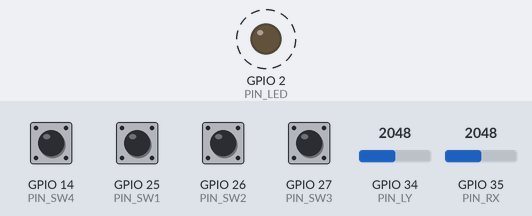
Bench run of a sketch on a simulated ESP32. On the bench: output pins drawn as LEDs (lit = HIGH). Dashed ring = blinking. The inputs (shaded band) are chosen by the test bench; at power-on: GPIO 14 (PIN_SW4), GPIO 25 (PIN_SW1), GPIO 26 (PIN_SW2), GPIO 27 (PIN_SW3) HIGH, GPIO 34 (PIN_LY) = 2048, GPIO 35 (PIN_RX) = 2048. What the sketch prints to the serial monitor is not drawn.

Above: at 0.7 s.
Timing chart, 0 to 3.6 s (numbered marks = the images above):
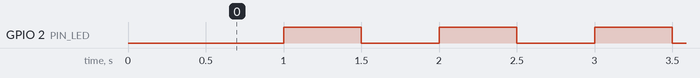

The sketch:

remote_tegang.ino
```cpp
/*
  TEGANG - Firmware REMOTE universal  (v1.0)
  Board  : ESP32 Dev Module (WROOM-32 / WROOM-32U), Arduino-ESP32 core 3.x
  Library: hanya bawaan core (WiFi, esp_now)

  Remote ini TIDAK tahu apa-apa soal robot: dia cuma mengirim nilai mentah
  (4 sumbu -1000..1000 + 4 switch). Arti sumbu/switch ditentukan di firmware penerima.

  Untuk TEGANG:  LY (stick kiri, maju+) = kecepatan maju/mundur
                 RX (stick kanan, kanan+) = belok
                 SW1 = ARM (OFF lalu ON)    SW2 = E-STOP (ON = berhenti)

  LANGKAH PERTAMA: upload robot_tegang, buka Serial Monitor robot, catat "MAC robot",
  lalu isi ROBOT_MAC di bawah. Kalau dibiarkan nol, remote mengirim broadcast
  (tanpa ACK/retry, hanya untuk uji sebentar).
*/

#include <Arduino.h>
#include <WiFi.h>
#include <esp_now.h>
#include <esp_wifi.h>
#include "tegang_protocol.h"

// ====================== PIN REMOTE ======================
// Sumbu analog WAJIB pin ADC1 (GPIO 32-39). ADC2 mati saat WiFi/ESP-NOW aktif.
#define PIN_LX   32     // stick kiri X   (belum dipakai TEGANG)
#define PIN_LY   34     // stick kiri Y   (maju/mundur)
#define PIN_RX   35     // stick kanan X  (belok)
#define PIN_RY   33     // stick kanan Y  (belum dipakai TEGANG)
#define PIN_SW1  25
#define PIN_SW2  26
#define PIN_SW3  27
#define PIN_SW4  14
#define PIN_RBAT 36     // opsional: pembagi 100k/100k dari baterai remote
#define PIN_LED  2

// ====================== KONFIGURASI ======================
// MAC ESP32 ROBOT (lihat Serial Monitor robot saat boot). Nol semua = broadcast.
static uint8_t ROBOT_MAC[6] = {0x00, 0x00, 0x00, 0x00, 0x00, 0x00};

// Sumbu yang dipasang? 0 = tidak dibaca (nilai 0), supaya pin mengambang tidak mengirim noise.
static const bool USE_AXIS[4]    = {false, true, true, false};   // LX, LY, RX, RY
// Balik arah sumbu bila perlu. Default: stick ke DEPAN = ADC rendah (sesuai kode awal lu).
static const bool INVERT_AXIS[4] = {false, true, false, false};
static const int  DEADZONE_ADC   = 150;                          // di sekitar titik tengah
#define USE_RBAT 0                                                // 1 = ukur baterai remote di GPIO 36
#define SEND_INTERVAL_MS 20                                      // 50 Hz

// ====================== GLOBAL ======================
static const int AXIS_PIN[4] = {PIN_LX, PIN_LY, PIN_RX, PIN_RY};
static const int SW_PIN[4]   = {PIN_SW1, PIN_SW2, PIN_SW3, PIN_SW4};
int axisCenter[4] = {2048, 2048, 2048, 2048};
uint8_t swStable = 0;            // bit i = switch i+1 ON (sudah di-debounce)
uint8_t swCount[4] = {0, 0, 0, 0};
uint16_t seq = 0;
bool useBroadcast = false;

// status terakhir dari robot
RobotStatusPacket lastStatus;
volatile bool statusValid = false;
volatile uint32_t lastStatusMs = 0;

// ====================== UTILITAS ======================
static bool macAllZero(const uint8_t *m) {
  for (int i = 0; i < 6; i++) if (m[i]) return false;
  return true;
}
static int readAvg(int pin) {
  int s = 0;
  for (int i = 0; i < 4; i++) s += analogRead(pin);
  return s / 4;
}
// 0..4095 -> -1000..1000 dengan titik tengah hasil kalibrasi dan deadzone
static int16_t scaleAxis(int raw, int center, bool invert) {
  float v;
  if (raw > center + DEADZONE_ADC)      v = (raw - center - DEADZONE_ADC) / (float)(4095 - center - DEADZONE_ADC);
  else if (raw < center - DEADZONE_ADC) v = (raw - center + DEADZONE_ADC) / (float)(center - DEADZONE_ADC);
  else                                  v = 0.0f;
  if (v > 1.0f) v = 1.0f;
  if (v < -1.0f) v = -1.0f;
  if (invert) v = -v;
  return (int16_t)(v * 1000.0f);
}
static void updateSwitches() {
  for (int i = 0; i < 4; i++) {
    bool raw = (digitalRead(SW_PIN[i]) == LOW);            // INPUT_PULLUP: ditekan/ON = LOW
    bool cur = (swStable >> i) & 1;
    if (raw == cur) { swCount[i] = 0; continue; }
    if (++swCount[i] >= 3) {                               // 3 x 20 ms stabil = sah
      if (raw) swStable |= (1 << i); else swStable &= ~(1 << i);
      swCount[i] = 0;
    }
  }
}

// ====================== ESP-NOW ======================
void onRecv(const esp_now_recv_info_t *info, const uint8_t *data, int len) {
  if (len != (int)sizeof(RobotStatusPacket)) return;
  RobotStatusPacket s;
  memcpy(&s, data, sizeof(s));
  if (s.ver != PKT_VER_STATUS) return;
  if (s.crc != tegangCrc8((const uint8_t *)&s, sizeof(s) - 1)) return;
  lastStatus = s;
  lastStatusMs = millis();
  statusValid = true;
}

void calibrateSticks() {
  Serial.println("Kalibrasi joystick: JANGAN SENTUH stick selama 1 detik...");
  for (int i = 0; i < 4; i++) {
    if (!USE_AXIS[i]) continue;
    long sum = 0;
    for (int k = 0; k < 64; k++) { sum += analogRead(AXIS_PIN[i]); delay(2); }
    axisCenter[i] = (int)(sum / 64);
    Serial.printf("  sumbu %d titik tengah = %d\n", i, axisCenter[i]);
  }
}

void setup() {
  Serial.begin(115200);
  delay(300);
  Serial.println("\n=== TEGANG remote v1.0 ===");
  pinMode(PIN_LED, OUTPUT);
  for (int i = 0; i < 4; i++) pinMode(SW_PIN[i], INPUT_PULLUP);
  for (int i = 0; i < 4; i++) if (USE_AXIS[i]) pinMode(AXIS_PIN[i], INPUT);
  calibrateSticks();

  WiFi.mode(WIFI_STA);
  WiFi.disconnect();
  esp_wifi_set_ps(WIFI_PS_NONE);
  esp_wifi_set_promiscuous(true);
  esp_wifi_set_channel(ESPNOW_CHANNEL, WIFI_SECOND_CHAN_NONE);
  esp_wifi_set_promiscuous(false);
  Serial.print("MAC remote (isi ke REMOTE_MAC di robot bila mau filter): ");
  Serial.println(WiFi.macAddress());

  if (esp_now_init() != ESP_OK) {
    Serial.println("ESP-NOW GAGAL inisialisasi");
    for (;;) { digitalWrite(PIN_LED, !digitalRead(PIN_LED)); delay(100); }
  }
  esp_now_register_recv_cb(onRecv);

  useBroadcast = macAllZero(ROBOT_MAC);
  if (useBroadcast) {
    memset(ROBOT_MAC, 0xFF, 6);
    Serial.println("PERINGATAN: ROBOT_MAC belum diisi -> broadcast (tanpa ACK). Isi MAC robot.");
  }
  esp_now_peer_info_t peer;
  memset(&peer, 0, sizeof(peer));
  memcpy(peer.peer_addr, ROBOT_MAC, 6);
  peer.channel = ESPNOW_CHANNEL;
  peer.ifidx = WIFI_IF_STA;
  peer.encrypt = false;
  if (esp_now_add_peer(&peer) != ESP_OK) {
    Serial.println("Gagal menambah peer");
    for (;;) { digitalWrite(PIN_LED, !digitalRead(PIN_LED)); delay(100); }
  }
  Serial.println("Siap. SW1 OFF lalu ON untuk ARM robot. SW2 ON = E-STOP.");
}

void loop() {
  static uint32_t lastSend = 0, lastPrint = 0;
  uint32_t now = millis();

  // LED: dari status robot
  if (statusValid && now - lastStatusMs < 1000) {
    switch (lastStatus.state) {
      case RS_ARMED:    digitalWrite(PIN_LED, HIGH); break;
      case RS_FAULT:    digitalWrite(PIN_LED, ((now / 100) % 2) == 0); break;
      default:          digitalWrite(PIN_LED, (now % 1000) < 100); break;
    }
  } else {
    digitalWrite(PIN_LED, ((now / 500) % 2) == 0);          // belum ada status robot: kedip lambat
  }

  if (now - lastSend < SEND_INTERVAL_MS) return;
  lastSend = now;

  updateSwitches();

  RemotePacket p;
  memset(&p, 0, sizeof(p));
  p.ver = PKT_VER_REMOTE;
  p.buttons = swStable & 0x0F;
  p.seq = seq++;
  for (int i = 0; i < 4; i++) {
    p.axes[i] = USE_AXIS[i] ? scaleAxis(readAvg(AXIS_PIN[i]), axisCenter[i], INVERT_AXIS[i]) : 0;
  }
#if USE_RBAT
  float rv = analogReadMilliVolts(PIN_RBAT) * 2.0f / 1000.0f;     // pembagi 100k/100k
  p.rbat_dV = (uint8_t)(rv * 10.0f);
#else
  p.rbat_dV = 0;
#endif
  p.crc = tegangCrc8((const uint8_t *)&p, sizeof(p) - 1);
  esp_now_send(ROBOT_MAC, (const uint8_t *)&p, sizeof(p));

  if (now - lastPrint >= 500) {                                   // log 2 Hz
    lastPrint = now;
    Serial.printf("TX LX=%d LY=%d RX=%d RY=%d SW=%d%d%d%d", p.axes[0], p.axes[1], p.axes[2], p.axes[3],
                  (p.buttons & 1) != 0, (p.buttons & 2) != 0, (p.buttons & 4) != 0, (p.buttons & 8) != 0);
    if (statusValid && now - lastStatusMs < 1000) {
      Serial.printf(" | ROBOT %s fault=%s vbat=%.2fV pitch=%.1f%s%s\n",
                    stateName(lastStatus.state), faultName(lastStatus.fault),
                    lastStatus.vbat_cV / 100.0f, lastStatus.pitch_cdeg / 100.0f,
                    (lastStatus.flags & FLG_BATT_WARN) ? " BATT-LEMAH" : "",
                    (lastStatus.flags & FLG_TUNING) ? " TUNING" : "");
    } else {
      Serial.println(" | robot: tidak ada status");
    }
  }
}
```

tegang_protocol.h
```cpp
// tegang_protocol.h : definisi paket ESP-NOW yang dipakai ROBOT dan REMOTE.
// File ini HARUS identik di kedua sketch (salin ke folder robot_tegang dan remote_tegang).
#pragma once
#include <stdint.h>
#include <stddef.h>

#define PKT_VER_REMOTE   1       // versi format paket remote -> robot
#define PKT_VER_STATUS   1       // versi format paket robot -> remote
#define ESPNOW_CHANNEL   1       // channel WiFi tetap (sama di robot dan remote)
#define LINK_TIMEOUT_MS  500     // tidak ada paket sepanjang ini = link putus

// Bit tombol di RemotePacket.buttons
#define BTN_SW1  0x01            // ARM / DISARM (ON = arm)
#define BTN_SW2  0x02            // E-STOP (ON = berhenti total)
#define BTN_SW3  0x04            // cadangan
#define BTN_SW4  0x08            // cadangan

// Bit flags di RobotStatusPacket.flags
#define FLG_BATT_WARN  0x01
#define FLG_OBST_FRONT 0x02
#define FLG_OBST_BACK  0x04
#define FLG_TUNING     0x08

enum RobotState : uint8_t { RS_DISARMED = 0, RS_ARMED = 1, RS_FAULT = 2 };
enum RobotFault : uint8_t {
  RF_NONE = 0, RF_FALL = 1, RF_STALL = 2, RF_SATURATED = 3,
  RF_ESTOP = 4, RF_LOWBATT = 5, RF_IMU = 6, RF_RUNAWAY = 7
};

// Remote -> Robot (14 byte)
typedef struct __attribute__((packed)) {
  uint8_t  ver;        // PKT_VER_REMOTE
  uint8_t  buttons;    // bit0..3 = SW1..SW4 (1 = ON)
  uint16_t seq;        // nomor urut, naik tiap paket
  int16_t  axes[4];    // -1000..1000 : [0]=LX [1]=LY(maju+) [2]=RX(kanan+) [3]=RY
  uint8_t  rbat_dV;    // tegangan baterai remote x10 (0 = tidak diukur)
  uint8_t  crc;        // CRC8 dari semua byte sebelumnya
} RemotePacket;

// Robot -> Remote (10 byte)
typedef struct __attribute__((packed)) {
  uint8_t  ver;        // PKT_VER_STATUS
  uint8_t  state;      // RobotState
  uint8_t  fault;      // RobotFault
  uint8_t  flags;      // FLG_*
  uint16_t vbat_cV;    // tegangan baterai robot x100 (0 = tidak terbaca)
  int16_t  pitch_cdeg; // sudut pitch x100 derajat
  uint8_t  crc;
} RobotStatusPacket;

static inline uint8_t tegangCrc8(const uint8_t *d, size_t n) {
  uint8_t c = 0;
  while (n--) {
    c ^= *d++;
    for (int i = 0; i < 8; i++) c = (c & 0x80) ? (uint8_t)((c << 1) ^ 0x07) : (uint8_t)(c << 1);
  }
  return c;
}

static inline const char* stateName(uint8_t s) {
  switch (s) { case RS_DISARMED: return "DISARMED"; case RS_ARMED: return "ARMED"; case RS_FAULT: return "FAULT"; }
  return "?";
}
static inline const char* faultName(uint8_t f) {
  switch (f) {
    case RF_NONE: return "-"; case RF_FALL: return "JATUH"; case RF_STALL: return "STALL";
    case RF_SATURATED: return "SATURASI"; case RF_ESTOP: return "E-STOP";
    case RF_LOWBATT: return "BATERAI-RENDAH"; case RF_IMU: return "IMU"; case RF_RUNAWAY: return "RUNAWAY";
  }
  return "?";
}
```

Measured:
- by itself, GPIO 2 (PIN_LED): alternates HIGH for 0.50 s and LOW for 0.50 s
